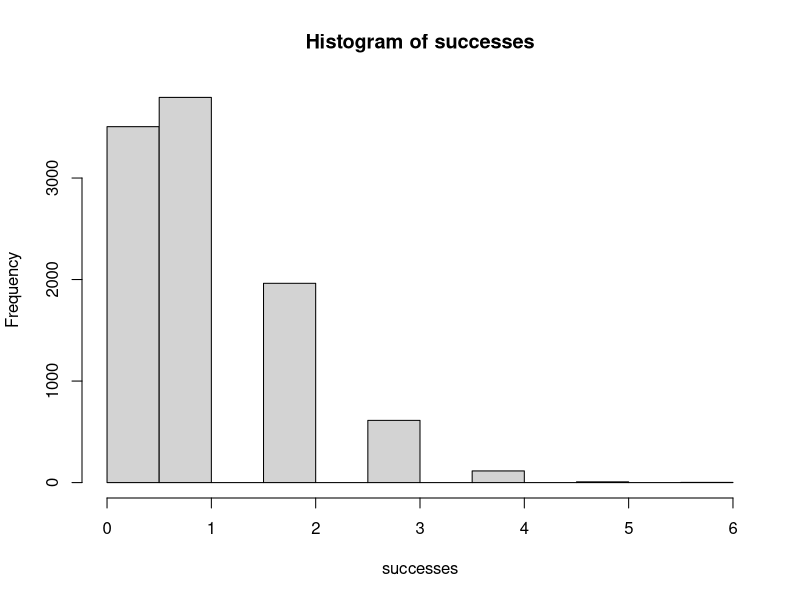
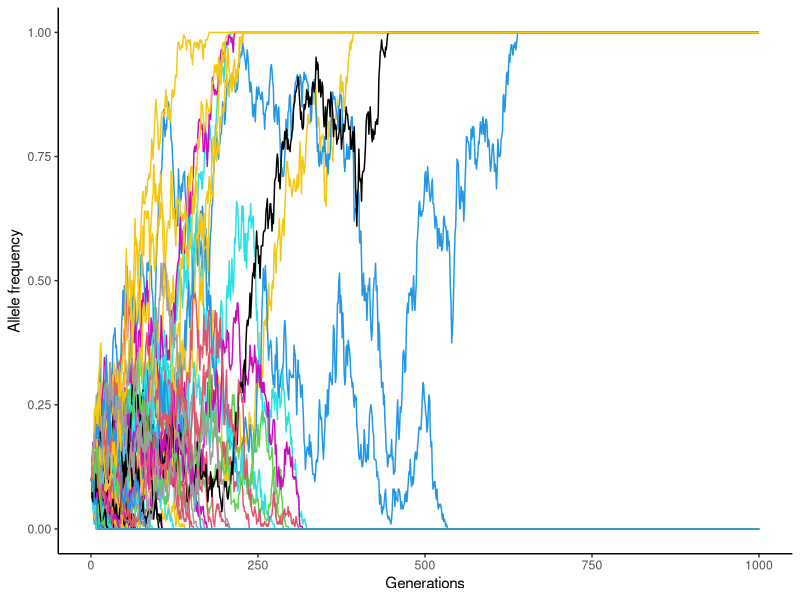

These charts were generated, in order, by the following R code:
## ---- chunk 1
knitr::opts_chunk$set(echo = TRUE)
library(tidyverse)
## ---- chunk 2
?rbinom
## ---- chunk 3
set.seed(1)
successes <- rbinom(n = 10000, size = 10, p = 0.1)
hist(successes)
mean(successes)
## ---- chunk 4
t <- 5 # number of generations (I changed this from T to t to avoid overwriting R's `TRUE`.)
L <- 3 # number of independent SNPs
freqs <- matrix(nrow = t, ncol = L) # now initialize a matrix of the allele freqs each generation. Let each row be a generation, and each column be an SNP.
freqs
## ---- chunk 5
driftFunction <- function(t = 5, L = 3, p = 0.1, N = 100){
  # Initialize the matrix
  freqs <- matrix(nrow = t, ncol = L)
  freqs[1,] <- rep(p, L)
  
  # Definenumber of chromosomes, since N is number of diploid individuals
  nalleles <- 2*N
  
  # Iterate through each generation
  for(i in 2:nrow(freqs)){
    prevAlleleFreqs <- freqs[i-1,] # get the previous row's allele frequencies
    
    # Compute the allele counts in this generation, based on the previous generation's frequencies
    newAlleleCounts <- rbinom(n = L, size = nalleles, p = prevAlleleFreqs)
    
    # Divide by total number of alleles to obtain frequencies
    newAlleleFreqs <- newAlleleCounts/nalleles
    
    # Put the new allele frequencies into the `freqs` table
    freqs[i,] <- newAlleleFreqs
  }
  return(freqs)
}
## ---- chunk 6
driftResults <- driftFunction(N = 100, L = 1000, t = 10000, p = 0.1)
## ---- chunk 7
cat(paste0(sum(tail(driftResults, 1) == 0), " of the 1000 SNPs are at frequency 0 at the end of the simulation (in generation 10000)"))
## ---- chunk 8
cat(paste0(sum(tail(driftResults, 1) == 1), " of the 1000 SNPs are at frequency 1 at the end of the simulation (in generation 10000)"))
## ---- chunk 9
# Let's just use the first 100 SNP's since it shouldn't matter which ones we pick.
toPlot <- driftResults[,1:100] %>%
  as.data.frame() %>%
  mutate(gen = 1:nrow(.)) %>%
  pivot_longer(cols = -gen, names_to = "whichSNP", values_to = "freq")

toPlot %>%
  filter(gen <= 1000) %>% # let's limit it to just the first 1000 generations.
  ggplot(aes(x = gen, y = freq, col = whichSNP))+
  geom_line()+
  theme_classic()+
  theme(legend.position = "none")+
  scale_color_manual(values = rep(palette(), 15))+
  ylab("Allele frequency")+
  xlab("Generations")
## ---- chunk 10
driftResults2 <- driftFunction(N = 100, L = 1000, t = 10000, p = 0.6)
cat(paste0(sum(tail(driftResults2, 1) == 0), " of the 1000 SNPs are at frequency 0 at the end of the simulation (in generation 10000)"))
## ---- chunk 11
cat(paste0(sum(tail(driftResults2, 1) == 1), " of the 1000 SNPs are at frequency 1 at the end of the simulation (in generation 10000)"))
